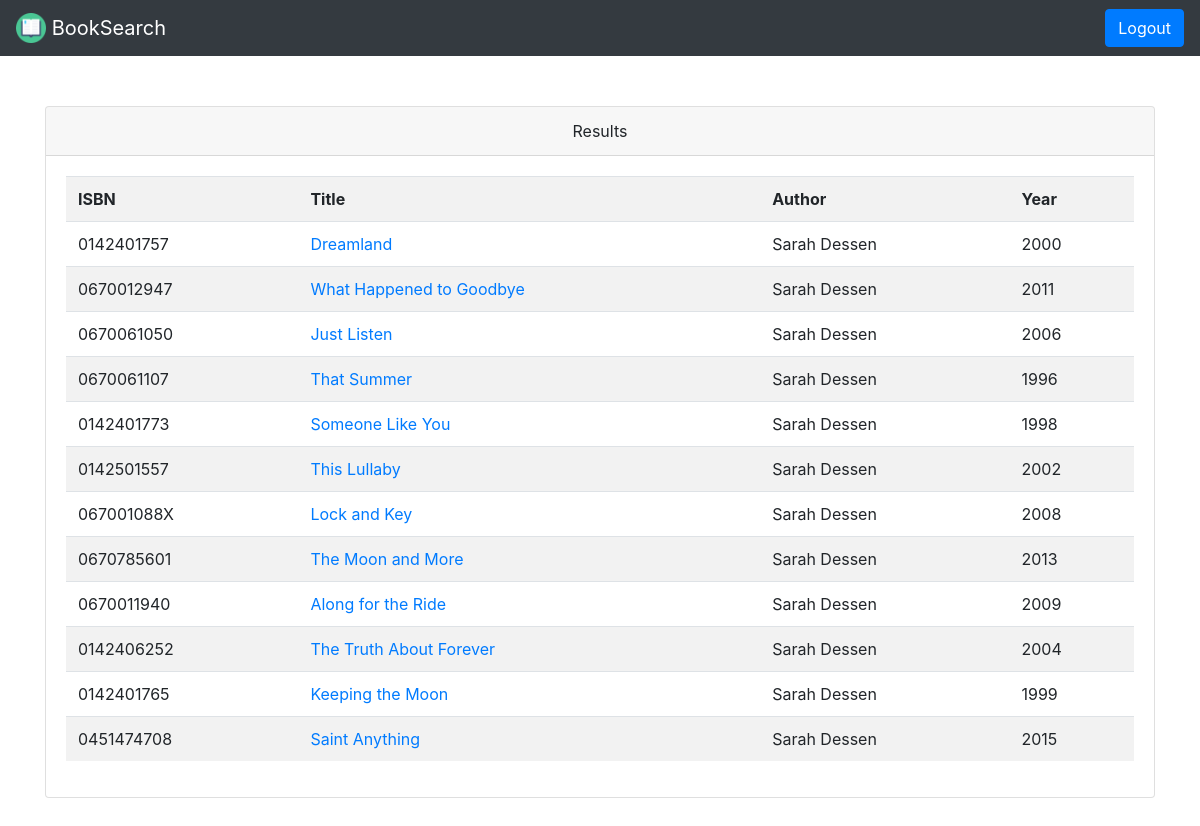
The page /searching/Sarah Dessen (signed in) on the database its author committed.
### tables this page shows
CREATE TABLE books(isbn TEXT, title TEXT, author TEXT, year TEXT);

### application.py (the view)
@app.route("/searching/<name>")
def searching(name):
    message = None
    con = sqlite3.connect('database.db')
    c = con.cursor()
    query = '%' + name.lower() + '%'
    results = c.execute("SELECT * FROM books WHERE lower(author) LIKE :q", {"q": query}).fetchall()
    print(results)
    return render_template("search.html", results=results)

### templates/search.html (shortened to what this page needs)
<html>
    <head>
        <link rel="stylesheet" href="https://maxcdn.bootstrapcdn.com/bootstrap/4.0.0/css/bootstrap.min.css">
        <link rel="stylesheet" type="text/css" href="{{ url_for('static', filename='style.css') }}">
    </head>
    <nav class="navbar navbar-dark bg-dark">
        <a id="navbarHeader" class="navbar-brand" href="{{ url_for('dashboard') }}"><img src="{{ url_for('static', filename='icon.png') }}" width="30" height="30" class="d-inline-block align-top" alt=""> BookSearch </a>
        <a class="btn btn-primary" href="{{ url_for('logout') }}"> Logout </a>
    </nav>
     <body>
        <div class="container">
            <div class="card text-center" style="margin: 50px auto 50px auto;">
                <div class="card-header">Results</div>
                <div class="card-body">
                    <table class="table table-striped">
                    <tr>
                        <th>ISBN</th>
                        <th>Title</th>
                        <th>Author</th>
                        <th>Year</th>
                    </tr>
                    {% for result in results %}
                    <tr>
                        <td> {{ result[0] }} </td>
                        {% set title = result[0] %}
                        <td> <a href="{{ url_for('api', isbn=title) }}"> {{ result[1] }}</a></td>
                        <td> {{ result[2] }} </td>
                        <td> {{ result[3] }} </td>
                    </tr>
                    {% endfor %}
                </table>
                </div>
            </div>
        </div>
    </body>
</html>

### templates/search.html (style rules this page uses)
body { background-image: url("https://encrypted-tbn0.gstatic.com/images?q=tbn:ANd9GcRVj2yLmsqsXds7GVrKvdisJaRgForve1IWogtb-qz0kQQo40bCTXgUU-2F3qQXcNcrdPU&usqp=CAU"); background-repeat: no-repeat; background-size: cover; background-position: 0%; }

### rows shown on the page
books: isbn "0142401757", title "Dreamland", author "Sarah Dessen", year "2000"
books: isbn "0670012947", title "What Happened to Goodbye", author "Sarah Dessen", year "2011"
books: isbn "0670061050", title "Just Listen", author "Sarah Dessen", year "2006"
books: isbn "0670061107", title "That Summer", author "Sarah Dessen", year "1996"
books: isbn "0142401773", title "Someone Like You", author "Sarah Dessen", year "1998"
books: isbn "0142501557", title "This Lullaby", author "Sarah Dessen", year "2002"
books: isbn "067001088X", title "Lock and Key", author "Sarah Dessen", year "2008"
books: isbn "0670785601", title "The Moon and More", author "Sarah Dessen", year "2013"
books: isbn "0670011940", title "Along for the Ride", author "Sarah Dessen", year "2009"
books: isbn "0142406252", title "The Truth About Forever", author "Sarah Dessen", year "2004"

### other values the page prints
{{ result[0] }} "0142401765" "0451474708"
{{ result[1] }} "Keeping the Moon" "Saint Anything"
{{ result[2] }} "Sarah Dessen" "Sarah Dessen"
{{ result[3] }} "1999" "2015"
